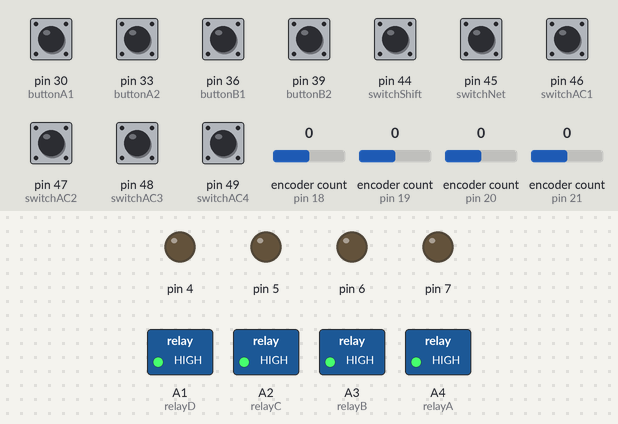
Recording of a sketch running on a simulated Arduino Mega 2560, built with avr-gcc and run on an emulated ATmega2560. Parts: switched loads named in the sketch (green lamp = pin HIGH), output pins drawn as LEDs (lit = HIGH). Inputs (shaded band) come from the test bench; at power-on: pin 30 (buttonA1), pin 33 (buttonA2), pin 36 (buttonB1), pin 39 (buttonB2), pin 44 (switchShift), pin 45 (switchNet), pin 46 (switchAC1), pin 47 (switchAC2), pin 48 (switchAC3), pin 49 (switchAC4) HIGH, encoder count (sensors on pin 18, pin 20, pin 19, pin 21) 0.

Above: at 1.3 s.
1.4 s: encoder count (sensor on pin 18) set to -1
At 2.5 s:
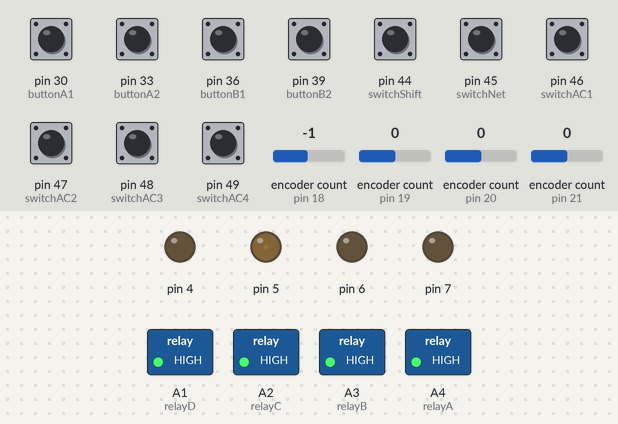
3.0 s: encoder count (sensor on pin 20) set to -1
At 3.8 s:
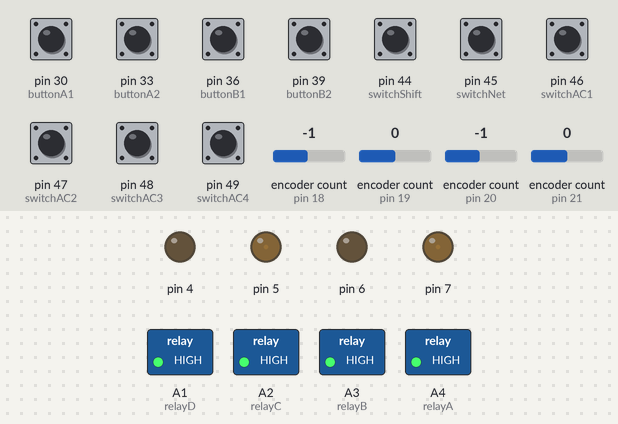
4.8 s: pin 33 (buttonA2) pulled LOW for 0.15 s
At 5.9 s:
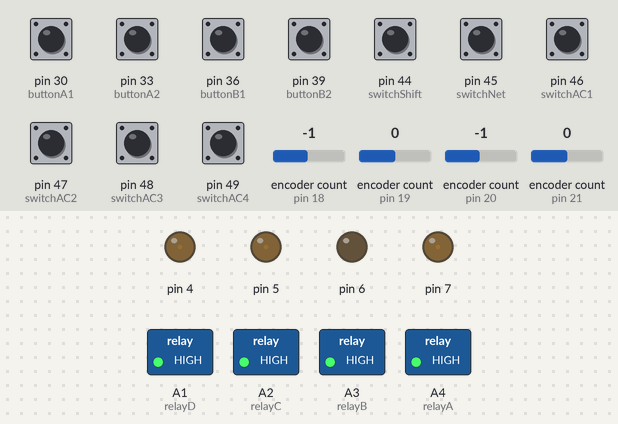
6.5 s: pin 39 (buttonB2) pulled LOW for 0.15 s
At 8.0 s:
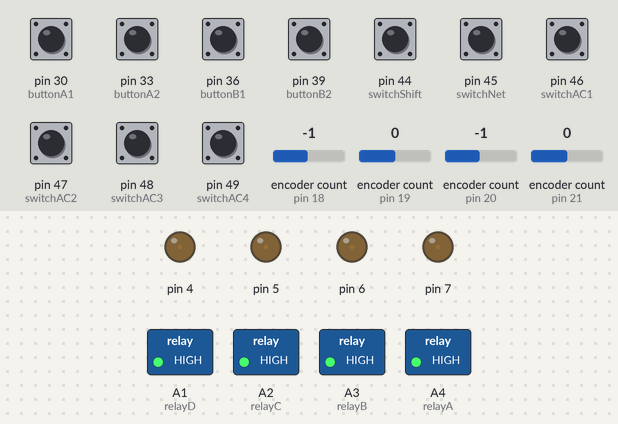
8.3 s: pin 46 (switchAC1) pulled LOW for 0.15 s
At 8.59 s:
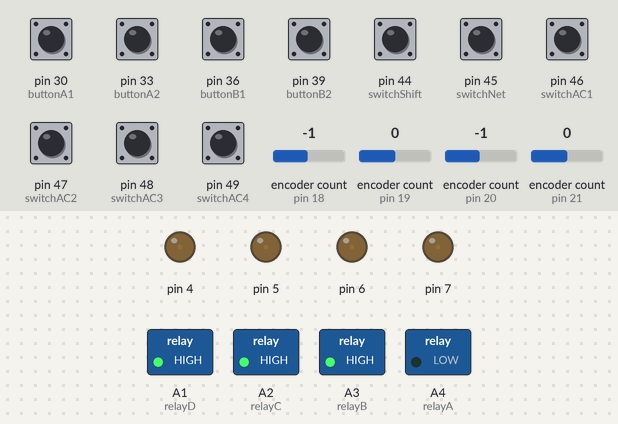
10.2 s: pin 47 (switchAC2) pulled LOW for 0.15 s
At 10.45 s:
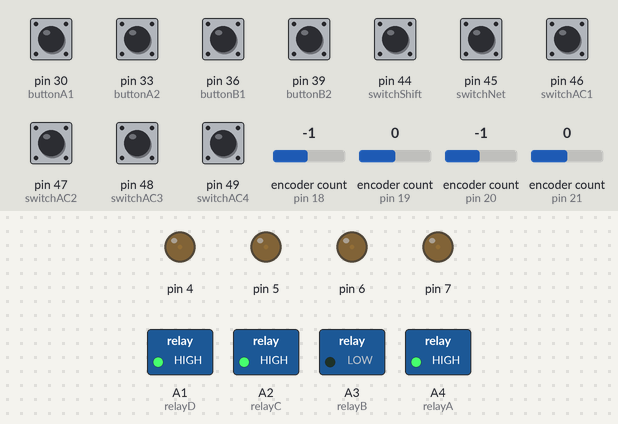
Timing chart, 0 to 13.1 s (numbered marks = the images above; inputs shaded):
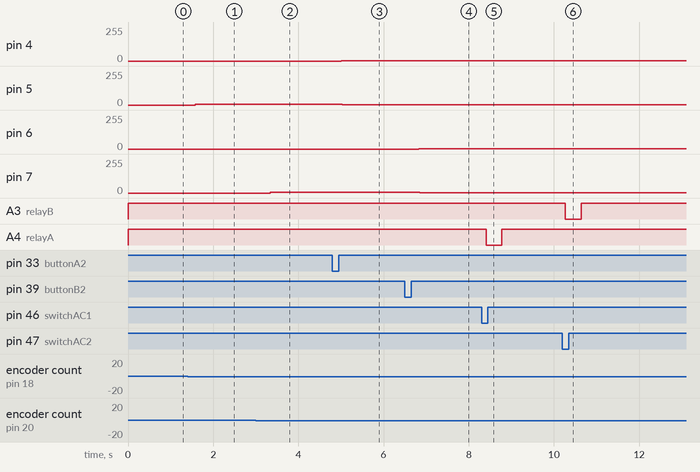

The sketch:

box.ino
```cpp
#include <TimerOne.h>
#include <MD_REncoder.h>

#include "Lights.h"

const int defaultTemp = 150;
const int defaultAmplitude = 40;


//Refresh Settings
long lastReach;
const int netUpdateInterval = 2000;

long lastRefresh;
const int lightRefreshInterval = 200;

//Global Variables
//Global Controls
const int switchShift = 44;
const int switchNet = 45;
//AC Controls
const int switchAC1 = 46;
const int switchAC2 = 47;
const int switchAC3 = 48;
const int switchAC4 = 49;
//LED controls
const int buttonA1 = 30;
const int buttonA2 = 33;
const int buttonB1 = 36;
const int buttonB2 = 39;
//Encoders
MD_REncoder AmpKnobA(18,32);
MD_REncoder TempKnobA(19,35);
MD_REncoder AmpKnobB(20,38);
MD_REncoder TempKnobB(21,41);

//Light outputs with associated PWM pins
Lights StripA(4,5);
Lights StripB(6,7);
//AC Relay Outputs
const int relayA = A4;
const int relayB = A3;
const int relayC = A2;
const int relayD = A1;

boolean shiftState;
boolean netState;
boolean ac1State;
boolean ac2State;
boolean ac3State;
boolean ac4State;

boolean ac1PhysState;
boolean ac2PhysState;
boolean ac3PhysState;
boolean ac4PhysState;

bool a1Saved;
bool b1Saved;
bool a2Saved;
bool b2Saved;

int ampAState;
int tempAState;
int ampBState;
int tempBState;
int prevKnobSum;


void setup() {
  //pinMode Stuff
  pinMode(switchNet, INPUT);
  pinMode(switchShift, INPUT);
  pinMode(switchAC1, INPUT);
  pinMode(switchAC2, INPUT);
  pinMode(switchAC3, INPUT);
  pinMode(switchAC4, INPUT);
  pinMode(buttonA1, INPUT_PULLUP);
  pinMode(buttonA2, INPUT_PULLUP);
  pinMode(buttonB1, INPUT_PULLUP);
  pinMode(buttonB2, INPUT_PULLUP);
  pinMode(relayA, OUTPUT);
  pinMode(relayB, OUTPUT);
  pinMode(relayD, OUTPUT);
  pinMode(relayC, OUTPUT);

  //MD_REncoder Inits
  AmpKnobA.begin();
  TempKnobA.begin();
  AmpKnobB.begin();
  TempKnobB.begin();
  AmpKnobA.setPeriod(100);
  TempKnobA.setPeriod(100);
  AmpKnobB.setPeriod(100);
  TempKnobB.setPeriod(100);

  //TimerOne Inits
  Timer1.initialize(200);
  Timer1.attachInterrupt(tick);

  readControls();
  updateOutputs();

}

void loop() {
  if (readControls()) {
    updateOutputs();
  }
}


void tick() {
  int velocity = (AmpKnobA.speed() + TempKnobA.speed() + AmpKnobB.speed() + TempKnobB.speed()) + 1;
  switch (AmpKnobA.read()) {
    case 16:
      ampAState -= 1 * velocity;
      break;
    case 32:
      ampAState += 1 * velocity;
      break;
    default:
      ampAState += 0;
  }

  switch (TempKnobA.read()) {
    case 16:
      tempAState -= 1 * velocity;
      break;
    case 32:
      tempAState += 1 * velocity;
      break;
    default:
      tempAState += 0;
  }
  switch (AmpKnobB.read()) {
    case 16:
      ampBState -= 1 * velocity;
      break;
    case 32:
      ampBState += 1 * velocity;
      break;
    default:
      ampBState += 0;
  }
  switch (TempKnobB.read()) {
    case 16:
      tempBState -= 1 * velocity;
      break;
    case 32:
      tempBState += 1 * velocity;
      break;
    default:
      tempBState += 0;
  }
}

bool readControls() {
  bool changed = false;
  bool individualChange = false;

  bool newShiftState = digitalRead(switchShift);
  changed = (shiftState != newShiftState || changed);
  shiftState = newShiftState;

  bool newNetState = digitalRead(switchNet);
  changed = (netState != newNetState || changed);
  netState = newNetState;

  bool newAC1PhysState = digitalRead(switchAC1);
  individualChange = (ac1PhysState != newAC1PhysState);
  changed = individualChange || changed;
  ac1PhysState = newAC1PhysState;
  if (individualChange) {
    ac1State=ac1PhysState;
    individualChange = false;
  }

  bool newAC2PhysState = digitalRead(switchAC2);
  individualChange = (ac2PhysState != newAC2PhysState);
  changed = individualChange || changed;
  ac2PhysState = newAC2PhysState;
  if (individualChange) {
    ac2State=ac2PhysState;
    individualChange = false;
  }

  bool newAC3PhysState = digitalRead(switchAC3);
  individualChange = (ac3PhysState != newAC3PhysState);
  changed = individualChange || changed;
  ac3PhysState = newAC3PhysState;
  if (individualChange) {
    ac3State=ac3PhysState;
    individualChange = false;
  }

  bool newAC4PhysState = digitalRead(switchAC4);
  individualChange = (ac4PhysState != newAC4PhysState);
  changed = individualChange || changed;
  ac4PhysState = newAC4PhysState;
  if (individualChange) {
    ac4State=ac4PhysState;
    individualChange = false;
  }

  bool newA1Saved = digitalRead(buttonA1);
  changed = (a1Saved != newA1Saved || changed);
  a1Saved = newA1Saved;

  bool newB1Saved = digitalRead(buttonB1);
  changed = (b1Saved != newB1Saved || changed);
  b1Saved = newB1Saved;

  bool newA2Saved = digitalRead(buttonA2);
  changed = (a2Saved != newA2Saved || changed);
  a2Saved = newA2Saved;

  bool newB2Saved = digitalRead(buttonB2);
  changed = (b2Saved != newB2Saved || changed);
  b2Saved = newB2Saved;

  int newKnobSum = ampAState + tempAState + ampBState + tempBState;
  changed = (newKnobSum != prevKnobSum || changed);
  prevKnobSum = newKnobSum;

  return changed;
}

void updateOutputs() {
  //AC Relays
  if(ac1State) {
    digitalWrite(relayA,HIGH);
  } else {
    digitalWrite(relayA,LOW);
  }
  if(ac2State) {
    digitalWrite(relayB,HIGH);
  } else {
    digitalWrite(relayB,LOW);
  }

  if(ac3State) {
    digitalWrite(relayC,HIGH);
  } else {
    digitalWrite(relayC,LOW);
  }
  if(ac4State) {
    digitalWrite(relayD,HIGH);
  } else {
    digitalWrite(relayD,LOW);
  }

  if(!a1Saved) {
    ampAState = defaultAmplitude;
  }
  if(!a2Saved) {
    tempAState = defaultTemp;
  }
  if(!b1Saved) {
    ampBState = defaultAmplitude;
  }
  if(!b2Saved) {
    tempBState = defaultTemp;
  }


  ampAState = sanitizeNumber(ampAState);
  tempAState = sanitizeNumber(tempAState);
  ampBState = sanitizeNumber(ampBState);
  tempBState = sanitizeNumber(tempBState);


  StripA.setValues(sanitizeNumber(ampAState),sanitizeNumber(tempAState));
  StripA.writeOutput();

  StripB.setValues(sanitizeNumber(ampBState),sanitizeNumber(tempBState));
  StripB.writeOutput();
}

int sanitizeNumber(int input) {
  int output;
  if (input > 255) {
    output = 255;
  } else if (input < 0) {
    output = 0;
  } else {
    output = input;
  }
  return output;
}
```

Lights.cpp
```cpp
#include <Arduino.h>
#include "Lights.h"

long shiftStart;
long shiftDuration;
int shiftOriginAmp;
int shiftTargetAmp;
int shiftOriginTemp;
int shiftTargetTemp;

int pinW;
int pinC;
float amplitude;
int amplitudeSetPoint;
float temperature;
int tempSetPoint;
int warmVal;
int coolVal;


//Public Methods
Lights::Lights(int warmPin, int coolPin) {
  pinW = warmPin;
  pinC = coolPin;

  pinMode(pinW, OUTPUT);
  pinMode(pinC,OUTPUT);
}

void Lights::setValues(int amplitudeInput, int temperatureInput) {
  amplitudeSetPoint = amplitudeInput;
  tempSetPoint = temperatureInput;
  curve(amplitudeSetPoint,tempSetPoint);
  calculateChannels();
}

void Lights::shift(long duration, int fromAmp, int toAmp, int fromTemp, int toTemp) {
  shiftStart = (long) millis();
  shiftDuration = duration;
  shiftOriginAmp = fromAmp;
  shiftTargetAmp = toAmp;
  shiftOriginTemp = fromTemp;
  shiftTargetTemp = toTemp;
  curve(fromAmp,fromTemp);
  calculateChannels();
  writeOutput();
}

void Lights::refresh() {
  int transAmp = amplitudeSetPoint;
  int transTemp = tempSetPoint;
  if (millis() < (shiftStart + shiftDuration)) {
    float progress = ((millis()-shiftStart)/(shiftDuration*1.0))*1000.0;
    transAmp = map(progress, 0, 1000, shiftOriginAmp,shiftTargetAmp);
    transTemp = map(progress, 0, 1000, shiftOriginTemp,shiftTargetTemp);
  }
  amplitudeSetPoint = transAmp;
  tempSetPoint = transTemp;
  curve(transAmp,transTemp);
  calculateChannels();
  writeOutput();
}

int Lights::getAmplitude() {
  return amplitudeSetPoint;
}

int Lights::getTemperature() {
  return tempSetPoint;
}


//Private Methods
void Lights::curve(int amplitudeInput, int temperatureInput) {
  amplitude = amplitudeInput/255.0;
  temperature = temperatureInput/255.0;
}

void Lights::calculateChannels() {
  //int overhead = 60;
  warmVal = (amplitude*255.0)*temperature;
  coolVal = (amplitude*255.0)*(temperature-1.0)*-1.0;
}

void Lights::writeOutput() {
  analogWrite(pinW,warmVal);
  analogWrite(pinC,coolVal);
}
```

Lights.h
```cpp
#ifndef Lights_h
#define Lights_h
#include "Arduino.h"

class Lights
{
  public:
    //Methods
    Lights(int warmPin, int coolPin);
    void setValues(int amplitudeInput, int temperatureInput);
    void writeOutput();
    void shift(long duration, int fromAmp, int toAmp, int fromTemp, int toTemp);
    void refresh();
    int getAmplitude();
    int getTemperature();
  private:
    //Variables
    int pinW;
    int pinC;
    float amplitude;
    int amplitudeSetPoint;
    float temperature;
    int tempSetPoint;
    //Methods
    void curve(int amplitudeInput, int temperatureInput);
    void calculateChannels();

    //Shifting Variables
    long shiftStart;
    long shiftDuration;
    int shiftOriginAmp;
    int shiftTargetAmp;
    int shiftOriginTemp;
    int shiftTargetTemp;
};
#endif
```

Measured:
- after the input at 1.4 s, pin 5: 0/255 → 5/255 after 0.18 s
- after the input at 3.0 s, pin 7: 0/255 → 5/255 after 0.34 s
- after the input at 4.8 s, pin 4: 0/255 → 2/255 after 0.21 s; pin 5: 5/255 → 2/255 after 0.23 s
- after the input at 6.5 s, pin 6: 0/255 → 2/255 after 0.32 s; pin 7: 5/255 → 2/255 after 0.35 s
- after the input at 8.3 s, A4 (relayA): HIGH → LOW after 0.11 s, → HIGH 0.37 s later
- after the input at 10.2 s, A3 (relayB): HIGH → LOW after 0.06 s, → HIGH 0.37 s later
